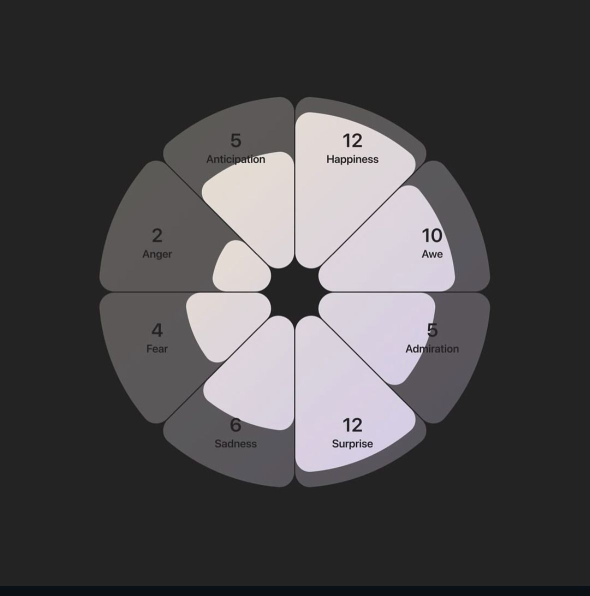
#> input picture reference/visual-language/01-radial-wedges.png, 1179 x 1191 px, found by its file name (shown at 1/2 size)
$ python polar.py
#> lines starting #> are read from the running program, lines starting #| are printed output that depends on the picture
### reference/visual-language/01/work/common.py
from PIL import Image; import numpy as np
SRC='/Users/blank/Desktop/CREATE/moneybees/reference/visual-language/01-radial-wedges.png'
im=np.array(Image.open(SRC).convert('RGB')).astype(float); L=im.mean(axis=2)
H,W=L.shape
#> H = 1191; W = 1179
def bil(img,x,y):
    # x,y in SVG continuous coords (pixel i covers [i,i+1]); convert to index space
    x=np.asarray(x)-0.5; y=np.asarray(y)-0.5
#> after `x = np.asarray(x) - 0.5`:
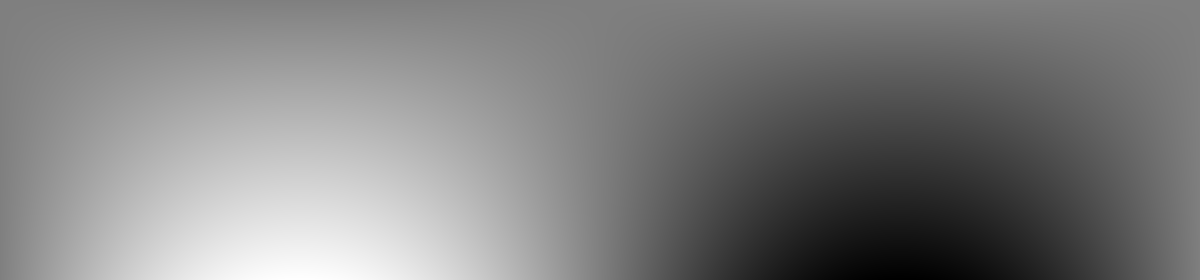
#> x: shape (840, 3600) float64 (shown at 1/3 size); min 169.5, max 1008.5, mean 589; drawn with min black and max white
#> after `y = np.asarray(y) - 0.5`:
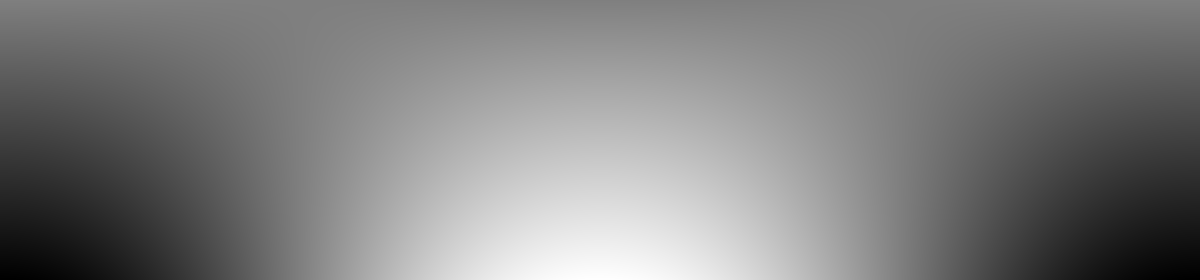
#> y: shape (840, 3600) float64 (shown at 1/3 size); min 164.2, max 1003.2, mean 583.7; drawn with min black and max white
    x0=np.floor(x).astype(int); y0=np.floor(y).astype(int); fx=x-x0; fy=y-y0
#> after `fx = x - x0`:
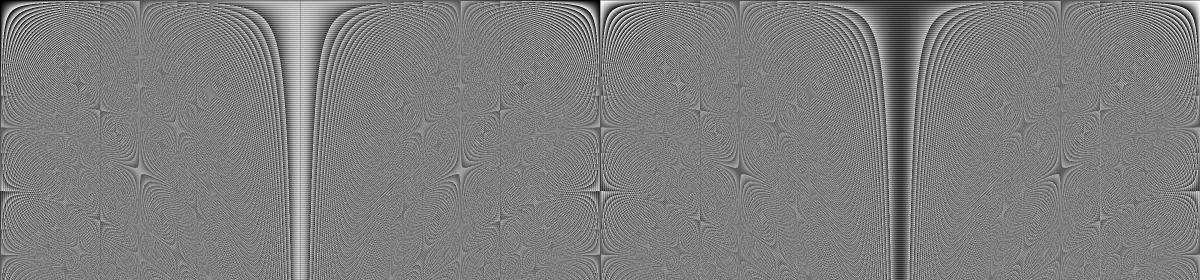
#> fx: shape (840, 3600) float64 (shown at 1/3 size); min 0, max 1, mean 0.499
#> after `fy = y - y0`:
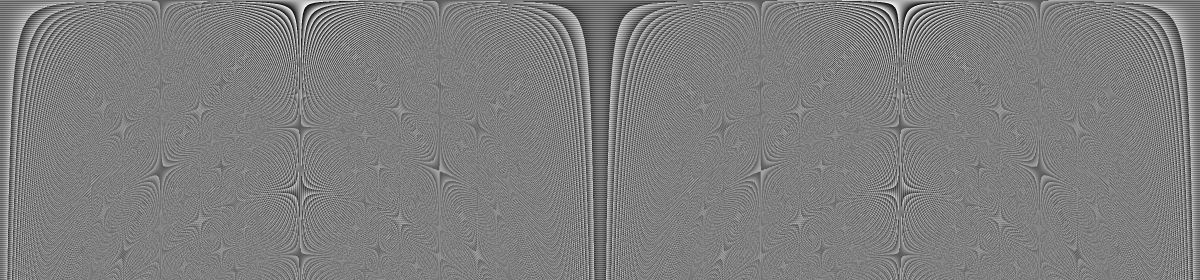
#> fy: shape (840, 3600) float64 (shown at 1/3 size); min 6.75e-08, max 1, mean 0.499
    x0=np.clip(x0,0,img.shape[1]-2); y0=np.clip(y0,0,img.shape[0]-2)
    a=img[y0,x0]; b=img[y0,x0+1]; c=img[y0+1,x0]; d=img[y0+1,x0+1]
#> after `a = img[y0, x0]`:
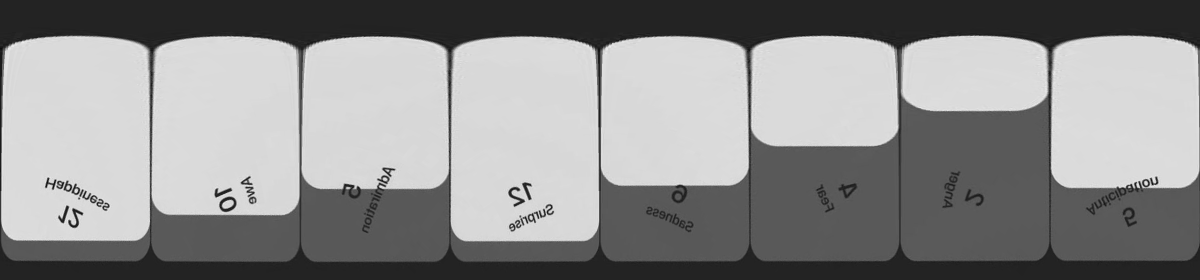
#> a: shape (840, 3600) float64 (shown at 1/3 size); min 1, max 253.3, mean 143.1
#> after `c = img[y0 + 1, x0]`:
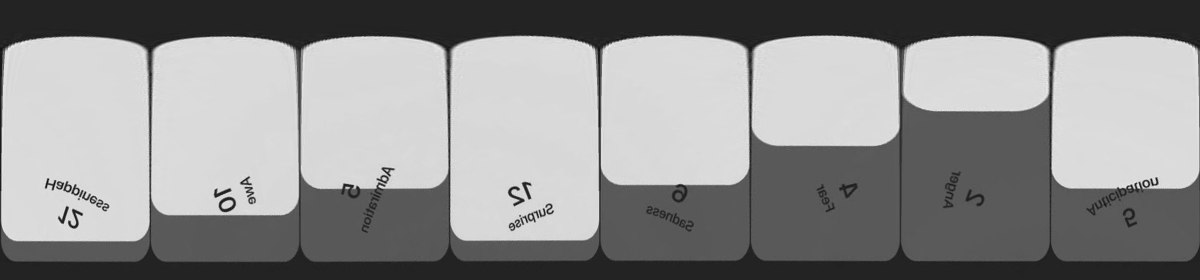
#> c: shape (840, 3600) float64 (shown at 1/3 size); min 1, max 253.3, mean 143.2
#> after `d = img[y0 + 1, x0 + 1]`:
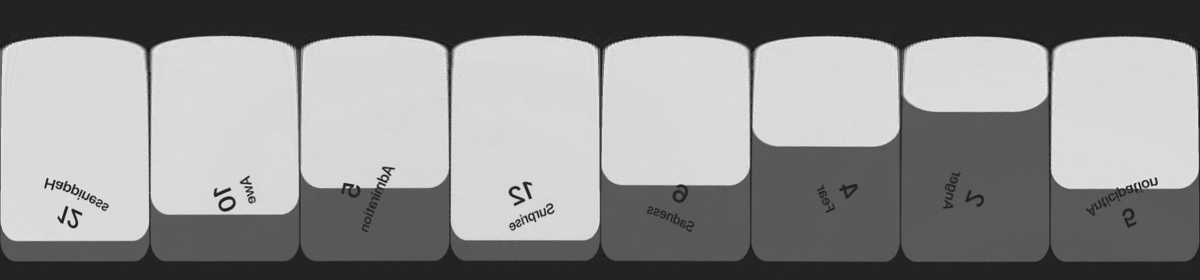
#> d: shape (840, 3600) float64 (shown at 1/3 size); min 1, max 253.3, mean 143.2
    if img.ndim==3: fx=fx[...,None]; fy=fy[...,None]
    return a*(1-fx)*(1-fy)+b*fx*(1-fy)+c*(1-fx)*fy+d*fx*fy

### reference/visual-language/01/work/polar.py
import sys; sys.path.insert(0,'work')
from common import *
cx,cy=589.5,584.2
# angles measured clockwise from 12 o'clock (screen), like a compass
th=np.deg2rad(np.arange(0,360,0.1)); r=np.arange(0,420,0.5)
T,R=np.meshgrid(th,r)
X=cx+R*np.sin(T); Y=cy-R*np.cos(T)
P=bil(L,X,Y)
np.save('work/polar.npy',P)
# gap angles at several radii: minima of luminance in angle
for rad in [100,150,200,250,380]:
    ri=int(rad/0.5); prof=P[ri]
    mins=[]
    for k in range(8):
        a0=k*45; idx=np.arange(int((a0-6)*10),int((a0+6)*10))%3600
        seg=prof[idx]; ref=np.percentile(seg,80); w=np.clip(ref-seg,0,None); w[w<ref*0.3]=0
        ang=(idx/10.0); ang=np.where(ang>a0+180,ang-360,ang)
        c=(w*ang).sum()/max(w.sum(),1e-9); width=(w/ref).sum()*0.1
        mins.append((round(c,2),round(width,2)))
    print(rad,mins)
